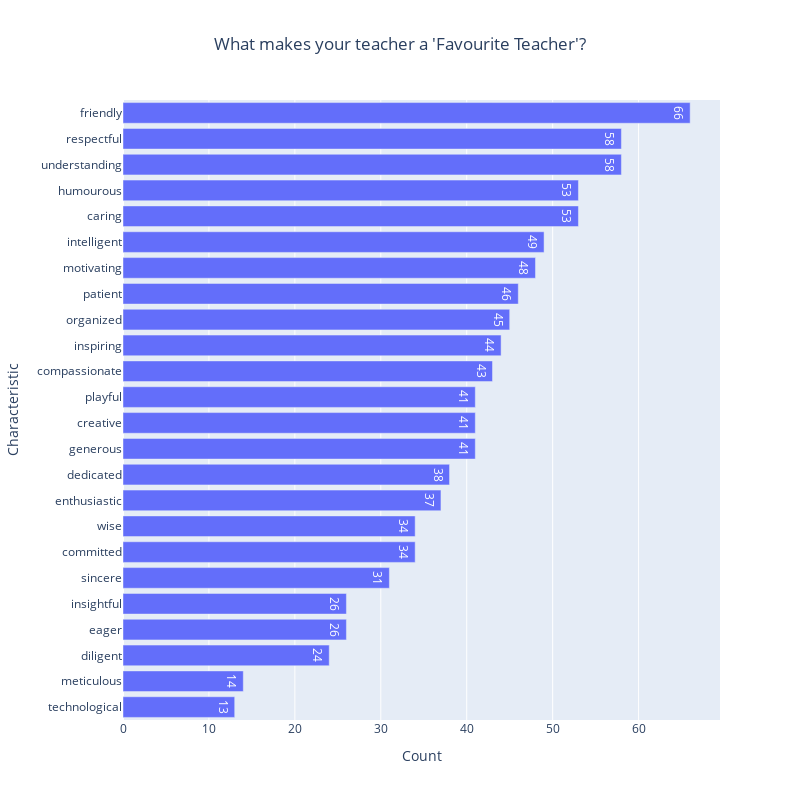

Write notebook code for a chart like this one.
### Code cell
student_bar = px.bar(count_df, x="Count", y="Characteristic", 
                     title="What makes your teacher a 'Favourite Teacher'?", text_auto='.2s')
student_bar.update_layout(width=800, height=800, title=dict(x=0.5))
student_bar.show()

### Figure 1 — Plotly figure (JSON) as saved in the notebook; plotly's stock layout.template omitted (floating-point values rounded to 4 significant figures)
{"data": [{"alignmentgroup": "True", "hovertemplate": "Count=%{x}<br>Characteristic=%{y}<extra></extra>", "legendgroup": "", "marker": {"color": "#636efa", "pattern": {"shape": ""}}, "name": "", "offsetgroup": "", "orientation": "h", "showlegend": false, "textposition": "auto", "texttemplate": "%{x:.2s}", "type": "bar", "x": [13, 14, 24, 26, 26, 31, 34, 34, 37, 38, 41, 41, 41, 43, 44, 45, 46, 48, 49, 53, 53, 58, 58, 66], "xaxis": "x", "y": ["technological", "meticulous", "diligent", "eager", "insightful", "sincere", "committed", "wise", "enthusiastic", "dedicated", "generous", "creative", "playful", "compassionate", "inspiring", "organized", "patient", "motivating", "intelligent", "caring", "humourous", "understanding", "respectful", "friendly"], "yaxis": "y"}], "layout": {"barmode": "relative", "height": 800, "legend": {"tracegroupgap": 0}, "title": {"text": "What makes your teacher a 'Favourite Teacher'?", "x": 0.5}, "width": 800, "xaxis": {"anchor": "y", "autorange": true, "domain": [0, 1], "range": [0, 69.47], "title": {"text": "Count"}, "type": "linear"}, "yaxis": {"anchor": "x", "autorange": true, "domain": [0, 1], "range": [-0.5, 23.5], "title": {"text": "Characteristic"}, "type": "category"}}}
